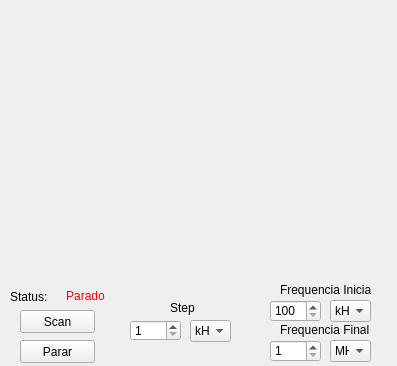
<?xml version="1.0" encoding="UTF-8"?>
<ui version="4.0">
 <class>Form</class>
 <widget class="QWidget" name="Form">
  <property name="geometry">
   <rect>
    <x>0</x>
    <y>0</y>
    <width>397</width>
    <height>366</height>
   </rect>
  </property>
  <property name="windowTitle">
   <string>Form</string>
  </property>
  <widget class="QLabel" name="label">
   <property name="geometry">
    <rect>
     <x>-150</x>
     <y>-10</y>
     <width>651</width>
     <height>291</height>
    </rect>
   </property>
   <property name="text">
    <string/>
   </property>
   <property name="pixmap">
    <pixmap>hqdefault_sm.png</pixmap>
   </property>
   <property name="scaledContents">
    <bool>true</bool>
   </property>
  </widget>
  <widget class="QPushButton" name="botao_scan">
   <property name="geometry">
    <rect>
     <x>20</x>
     <y>310</y>
     <width>75</width>
     <height>23</height>
    </rect>
   </property>
   <property name="text">
    <string>Scan</string>
   </property>
   <property name="default">
    <bool>false</bool>
   </property>
  </widget>
  <widget class="QSpinBox" name="box_step">
   <property name="geometry">
    <rect>
     <x>130</x>
     <y>320</y>
     <width>51</width>
     <height>21</height>
    </rect>
   </property>
   <property name="minimum">
    <number>1</number>
   </property>
   <property name="maximum">
    <number>1000</number>
   </property>
   <property name="singleStep">
    <number>100</number>
   </property>
  </widget>
  <widget class="QLabel" name="label_2">
   <property name="geometry">
    <rect>
     <x>170</x>
     <y>300</y>
     <width>51</width>
     <height>16</height>
    </rect>
   </property>
   <property name="text">
    <string>Step</string>
   </property>
  </widget>
  <widget class="QComboBox" name="box_unidade_step">
   <property name="geometry">
    <rect>
     <x>190</x>
     <y>320</y>
     <width>41</width>
     <height>22</height>
    </rect>
   </property>
   <item>
    <property name="text">
     <string>kHz</string>
    </property>
   </item>
   <item>
    <property name="text">
     <string>MHz</string>
    </property>
   </item>
  </widget>
  <widget class="QSpinBox" name="box_frequencia_max">
   <property name="geometry">
    <rect>
     <x>270</x>
     <y>340</y>
     <width>51</width>
     <height>22</height>
    </rect>
   </property>
   <property name="minimum">
    <number>1</number>
   </property>
   <property name="maximum">
    <number>1000</number>
   </property>
   <property name="singleStep">
    <number>100</number>
   </property>
  </widget>
  <widget class="QComboBox" name="box_unidade_final">
   <property name="geometry">
    <rect>
     <x>330</x>
     <y>340</y>
     <width>41</width>
     <height>22</height>
    </rect>
   </property>
   <item>
    <property name="text">
     <string>MHz</string>
    </property>
   </item>
   <item>
    <property name="text">
     <string>kHz</string>
    </property>
   </item>
  </widget>
  <widget class="QComboBox" name="box_unidade_inicial">
   <property name="geometry">
    <rect>
     <x>330</x>
     <y>300</y>
     <width>41</width>
     <height>22</height>
    </rect>
   </property>
   <item>
    <property name="text">
     <string>kHz</string>
    </property>
   </item>
   <item>
    <property name="text">
     <string>MHz</string>
    </property>
   </item>
  </widget>
  <widget class="QSpinBox" name="box_frequencia_min">
   <property name="geometry">
    <rect>
     <x>270</x>
     <y>300</y>
     <width>51</width>
     <height>22</height>
    </rect>
   </property>
   <property name="minimum">
    <number>100</number>
   </property>
   <property name="maximum">
    <number>1000</number>
   </property>
   <property name="singleStep">
    <number>100</number>
   </property>
  </widget>
  <widget class="QLabel" name="label_3">
   <property name="geometry">
    <rect>
     <x>280</x>
     <y>280</y>
     <width>91</width>
     <height>20</height>
    </rect>
   </property>
   <property name="text">
    <string>Frequencia Inicial</string>
   </property>
  </widget>
  <widget class="QLabel" name="label_4">
   <property name="geometry">
    <rect>
     <x>280</x>
     <y>320</y>
     <width>91</width>
     <height>20</height>
    </rect>
   </property>
   <property name="text">
    <string>Frequencia Final</string>
   </property>
  </widget>
  <widget class="QLabel" name="label_5">
   <property name="geometry">
    <rect>
     <x>10</x>
     <y>290</y>
     <width>47</width>
     <height>13</height>
    </rect>
   </property>
   <property name="text">
    <string>Status:</string>
   </property>
  </widget>
  <widget class="QLabel" name="label_status">
   <property name="geometry">
    <rect>
     <x>50</x>
     <y>280</y>
     <width>71</width>
     <height>31</height>
    </rect>
   </property>
   <property name="styleSheet">
    <string notr="true">color: rgb(255, 0, 0)</string>
   </property>
   <property name="text">
    <string>Parado</string>
   </property>
   <property name="alignment">
    <set>Qt::AlignCenter</set>
   </property>
  </widget>
  <widget class="QLabel" name="label_erro">
   <property name="geometry">
    <rect>
     <x>100</x>
     <y>350</y>
     <width>151</width>
     <height>16</height>
    </rect>
   </property>
   <property name="text">
    <string> </string>
   </property>
  </widget>
  <widget class="QPushButton" name="botao_scan_stop">
   <property name="geometry">
    <rect>
     <x>20</x>
     <y>340</y>
     <width>75</width>
     <height>23</height>
    </rect>
   </property>
   <property name="text">
    <string>Parar</string>
   </property>
   <property name="default">
    <bool>false</bool>
   </property>
  </widget>
 </widget>
 <resources/>
 <connections/>
</ui>
